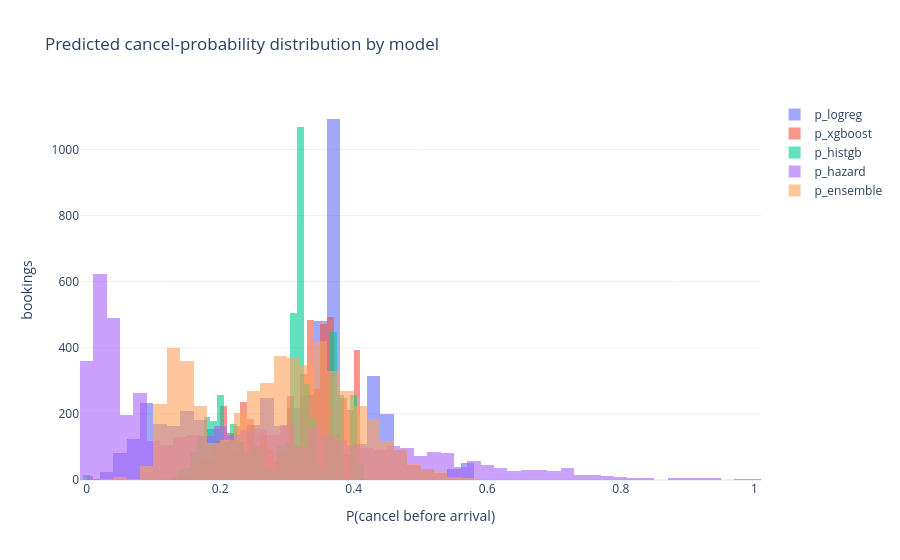

Notebook code cell kept with this figure:
### Markdown cell above
## 4 - Prediction summary

### Code cell
display(out[prob_cols_disp].describe().T.round(4))
fig = go.Figure()
for c in prob_cols_disp:
    fig.add_histogram(x=out[c], nbinsx=50, name=c, opacity=0.6)
fig.update_layout(barmode="overlay", title="Predicted cancel-probability distribution by model",
                  xaxis_title="P(cancel before arrival)", yaxis_title="bookings")
fig.show()

# agreement: pairwise correlation of the model probabilities
if len(prob_cols) > 1:
    display(out[prob_cols].corr().round(3))

### Figure 1 — Plotly figure (JSON) as saved in the notebook; plotly's stock layout.template omitted (floating-point values rounded to 4 significant figures; data arrays with more than 128 entries replaced by an {"elided": "..."} marker saying what was removed)
{"data": [{"name": "p_logreg", "nbinsx": 50, "opacity": 0.6, "type": "histogram", "x": {"elided": "5128 float values"}}, {"name": "p_xgboost", "nbinsx": 50, "opacity": 0.6, "type": "histogram", "x": {"elided": "5128 float values"}}, {"name": "p_histgb", "nbinsx": 50, "opacity": 0.6, "type": "histogram", "x": {"elided": "5128 float values"}}, {"name": "p_hazard", "nbinsx": 50, "opacity": 0.6, "type": "histogram", "x": {"elided": "5128 float values"}}, {"name": "p_ensemble", "nbinsx": 50, "opacity": 0.6, "type": "histogram", "x": {"elided": "5128 float values"}}], "layout": {"barmode": "overlay", "title": {"text": "Predicted cancel-probability distribution by model"}, "xaxis": {"title": {"text": "P(cancel before arrival)"}}, "yaxis": {"title": {"text": "bookings"}}}}
